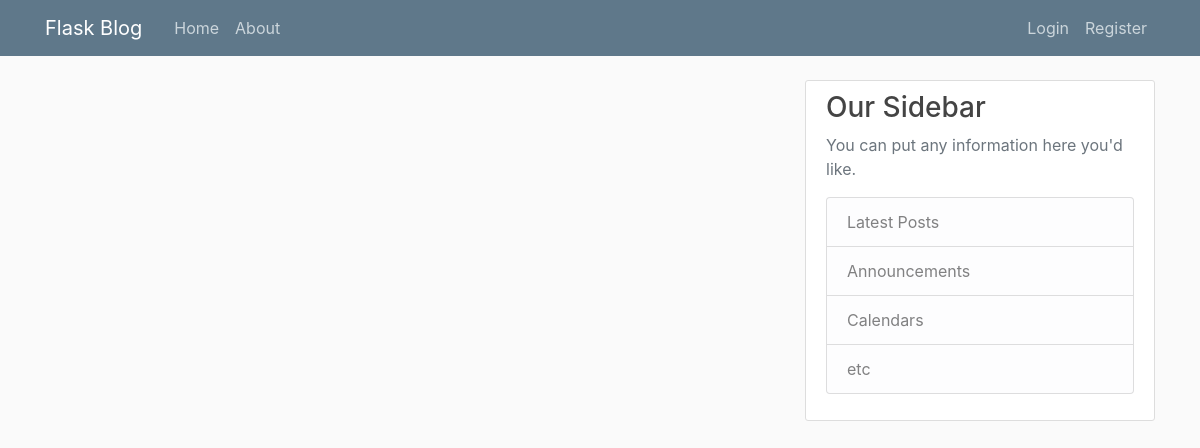
Page /home on the earlier database version.
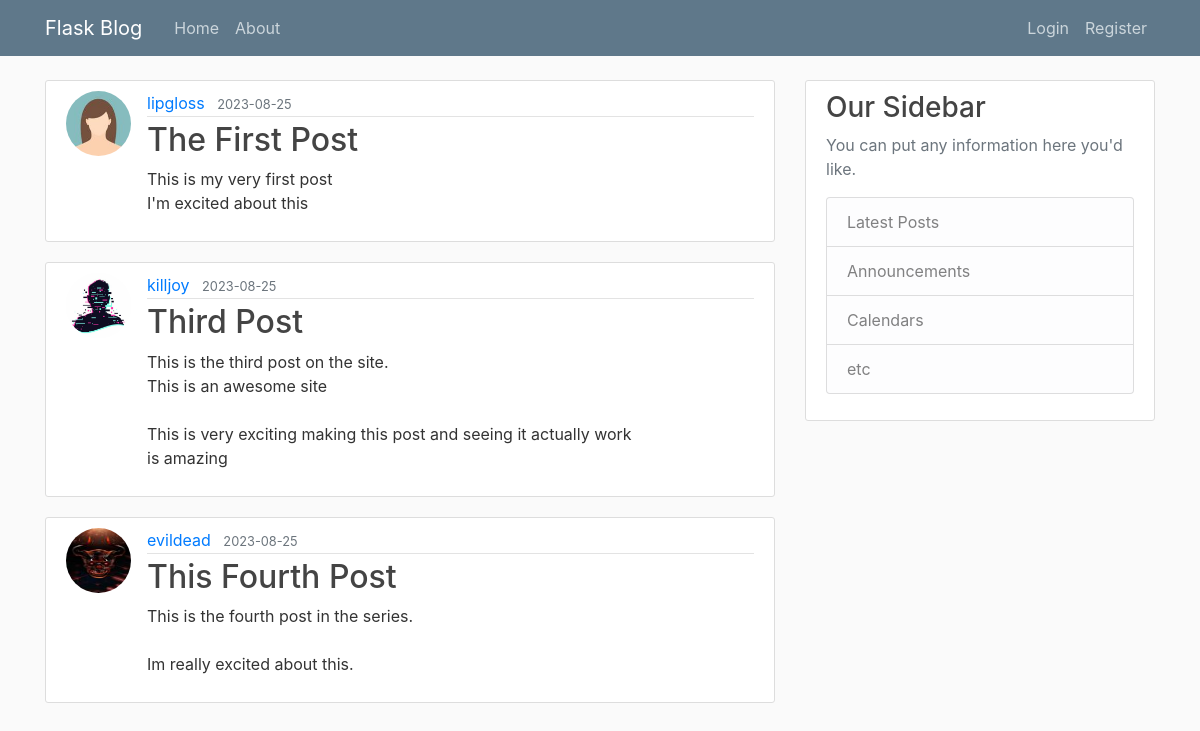
Same page on the later database version.
### flaskblog/models.py (models this page shows, shortened)
class Post(db.Model):
    id = db.Column(db.Integer, primary_key=True)
    title = db.Column(db.String(100), nullable=False)
    date_posted = db.Column(db.DateTime, nullable=False, default=datetime.utcnow)
    content = db.Column(db.Text, nullable=False)
    user_id = db.Column(db.Integer, db.ForeignKey('user.id'), nullable=False)

class User(db.Model, UserMixin):
    id = db.Column(db.Integer, primary_key=True)
    username = db.Column(db.String(20), unique=True, nullable=False)
    email = db.Column(db.String(120), unique=True, nullable=False)
    image_file = db.Column(db.String(20), nullable=False, default='default.jpg')
    password = db.Column(db.String(60), nullable=False)
    posts = db.relationship('Post', backref='author', lazy=True)

### flaskblog/routes.py (the view)
@app.route("/")
@app.route("/home")
def home():
    posts = Post.query.all()
    return render_template('home.html', posts=posts)

### flaskblog/templates/home.html
{% extends "layout.html" %}
{% block content %}
    {% for post in posts %}
        <article class="media content-section">
          <img class="rounded-circle article-img" src="{{ url_for('static', filename='profile_pics/' + post.author.image_file) }}">
          <div class="media-body">
            <div class="article-metadata">
              <a class="mr-2" href="#">{{ post.author.username }}</a>
              <small class="text-muted">{{ post.date_posted.strftime('%Y-%m-%d') }}</small>
            </div>
            <h2><a class="article-title" href="{{ url_for('post', post_id=post.id) }}">{{ post.title }}</a></h2>
            <p class="article-content">{{ post.content }}</p>
          </div>
        </article>
    {% endfor %}
{% endblock content %}

### flaskblog/templates/layout.html (shortened to what this page needs)
<!DOCTYPE html>
<html>
<head>
    <link rel="stylesheet" href="https://maxcdn.bootstrapcdn.com/bootstrap/4.0.0/css/bootstrap.min.css">
    <link rel="stylesheet" type="text/css" href="{{ url_for('static', filename='main.css') }}">
</head>
<body>
    <header class="site-header">
      <nav class="navbar navbar-expand-md navbar-dark bg-steel fixed-top">
        <div class="container">
          <a class="navbar-brand mr-4" href="/">Flask Blog</a>
          <div class="collapse navbar-collapse" id="navbarToggle">
            <div class="navbar-nav mr-auto">
              <a class="nav-item nav-link" href="{{ url_for('home') }}">Home</a>
              <a class="nav-item nav-link" href="{{ url_for('about') }}">About</a>
            </div>
            <div class="navbar-nav">
              {% if current_user.is_authenticated %}
                <a class="nav-item nav-link" href="{{ url_for('new_post') }}">New Post</a>
                <a class="nav-item nav-link" href="{{ url_for('account') }}">Account</a>
                <a class="nav-item nav-link" href="{{ url_for('logout') }}">Logout</a>
              {% else %}
                <a class="nav-item nav-link" href="{{ url_for('login') }}">Login</a>
                <a class="nav-item nav-link" href="{{ url_for('register') }}">Register</a>
              {% endif %}
            </div>
          </div>
        </div>
      </nav>
    </header>
    <main role="main" class="container">
      <div class="row">
        <div class="col-md-8">
          {% block content %}{% endblock %}
        </div>
        <div class="col-md-4">
          <div class="content-section">
            <h3>Our Sidebar</h3>
            <p class='text-muted'>You can put any information here you'd like.
              <ul class="list-group">
                <li class="list-group-item list-group-item-light">Latest Posts</li>
                <li class="list-group-item list-group-item-light">Announcements</li>
                <li class="list-group-item list-group-item-light">Calendars</li>
                <li class="list-group-item list-group-item-light">etc</li>
              </ul>
            </p>
          </div>
        </div>
      </div>
    </main>
</body>
</html>

### flaskblog/static/main.css (style rules this page uses)
body { background: #fafafa; color: #333333; margin-top: 5rem; }
h1, h2, h3, h4, h5, h6 { color: #444444; }
.bg-steel { background-color: #5f788a; }
.site-header .navbar-nav .nav-link { color: #cbd5db; }
.content-section { background: #ffffff; padding: 10px 20px; border: 1px solid #dddddd; border-radius: 3px; margin-bottom: 20px; }
.article-title { color: #444444; }
.article-content { white-space: pre-line; }
.article-img { height: 65px; width: 65px; margin-right: 16px; }
.article-metadata { padding-bottom: 1px; margin-bottom: 4px; border-bottom: 1px solid #e3e3e3 }

Differences in the rows shown:
added Post: image_file (picture), author.username "lipgloss", date_posted "2023-08-25", title "The First Post", content "This is my very first post I'm excited about this"
added Post: image_file (placeholder picture), author.username "killjoy", date_posted "2023-08-25", title "Third Post", content "This is the third post on the site. This is an awesome site This is very exciting making this post and seeing it actually work is amazing"
added Post: image_file (picture), author.username "evildead", date_posted "2023-08-25", title "This Fourth Post", content "This is the fourth post in the series. Im really excited about this."
